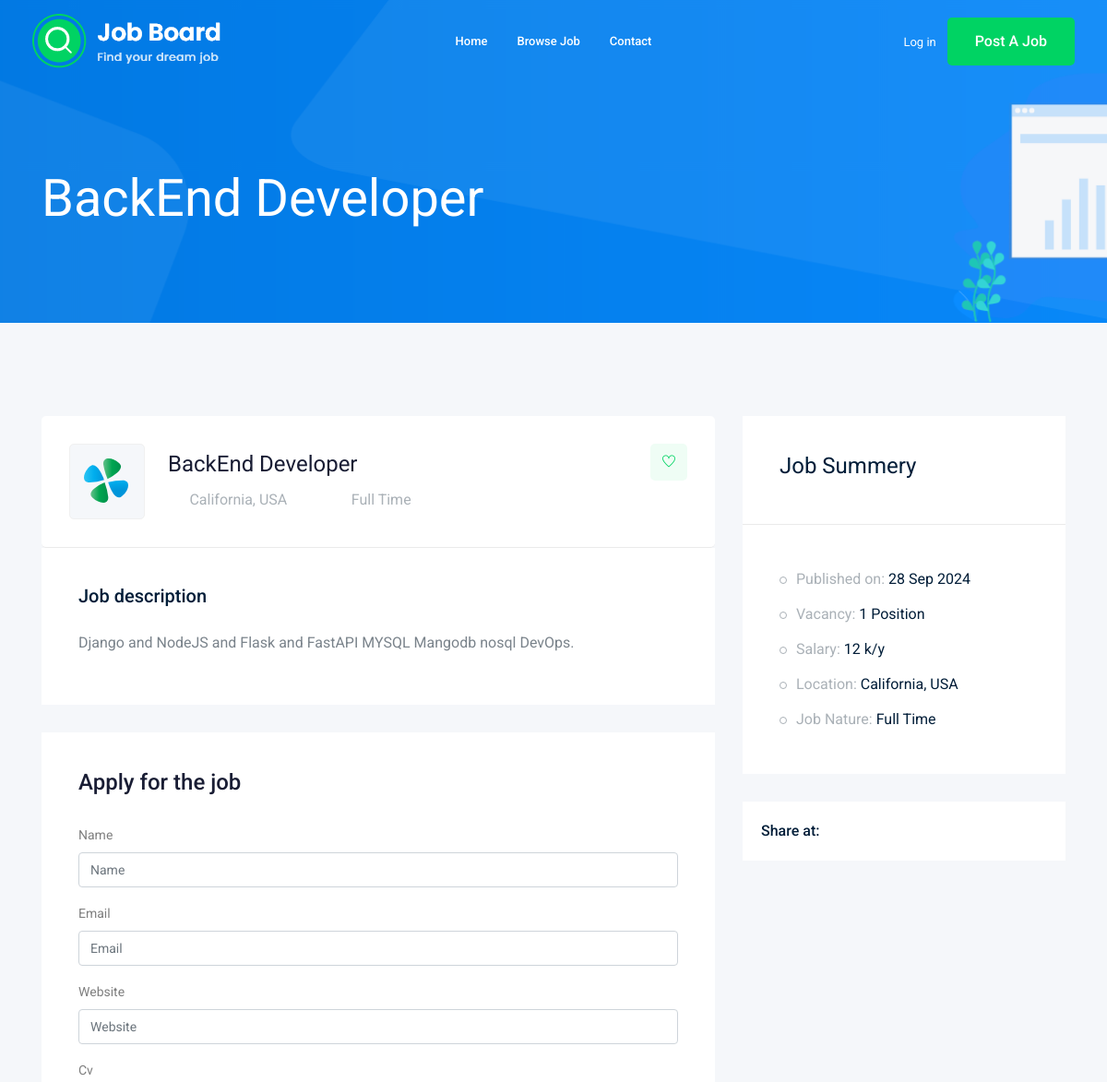
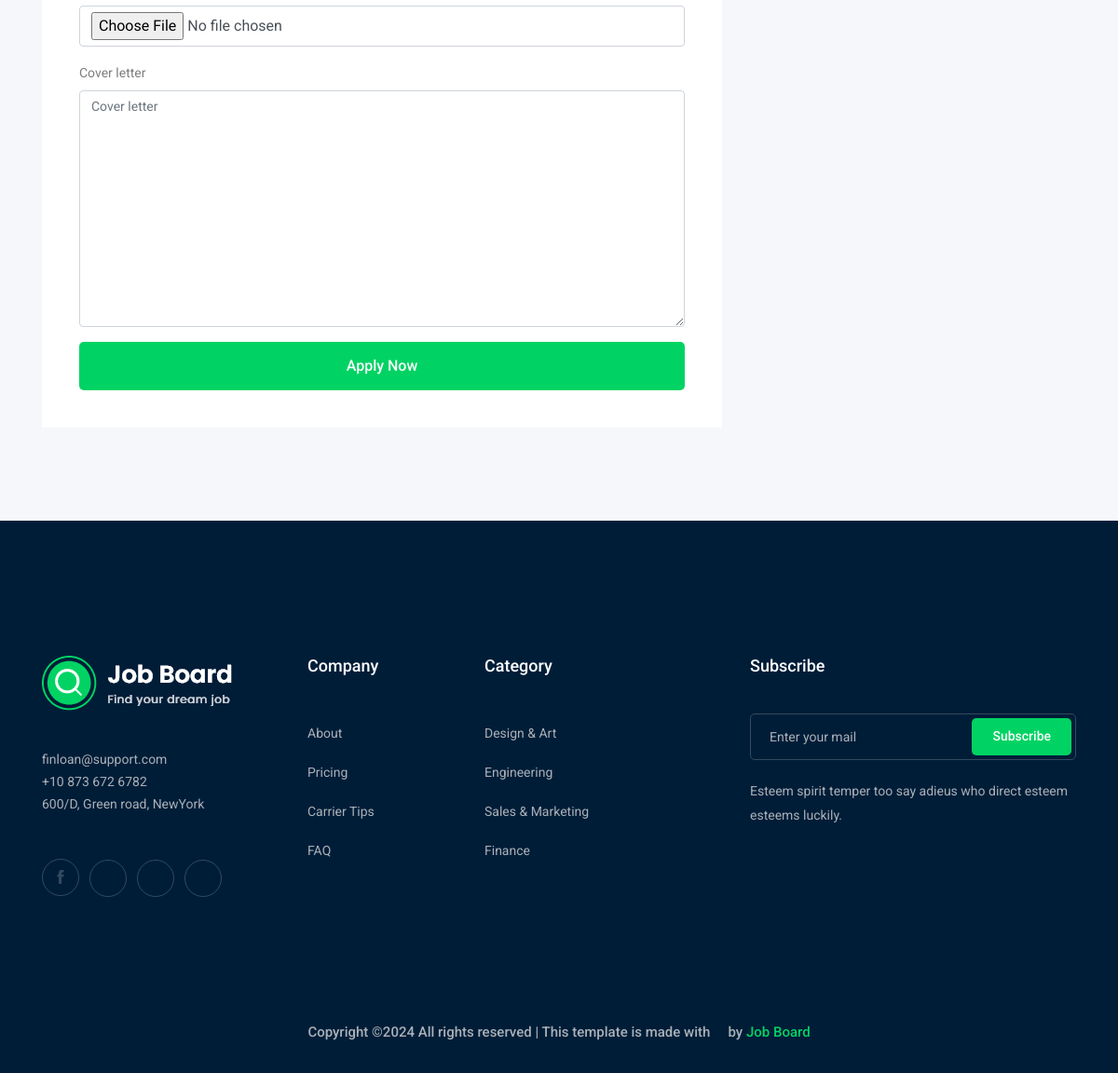
Page /jobs/backend-developer on the committed database (2 pictures, top to bottom).
### job/models.py (models this page shows, shortened)
class Job(models.Model):
    owner = models.ForeignKey(User, related_name='job_owner', on_delete=models.CASCADE) #ُError: NameError: name 'User' is not defined
    title = models.CharField(max_length=100) # Column
    job_type = models.CharField(max_length=100 ,choices=JOB_TYPE)
    description= models.TextField(max_length=1000)
    published_at= models.DateTimeField(auto_now=True)
    Vacancy= models.IntegerField(default=1)
    salary= models.IntegerField(default=0)
    experience= models.IntegerField(default=0)
    category= models.ForeignKey('Category',on_delete=models.CASCADE)
    image= models.ImageField(upload_to=image_upload)
    slug = models.SlugField(blank=True,null=True)
    def __str__(self):
        return self.title

### job/views.py (the view)
# urls.py: path('<str:slug>',views.job_detail ,name='job_detail'),
def job_detail(request,slug) :
    job_detail=Job.objects.get(slug=slug)
    if request.method == 'POST':
        form = ApplyForm(request.POST,request.FILES)
        if form.is_valid():
            myform = form.save(commit=False)
            myform.job = job_detail
            myform.save()
    else:
        form = ApplyForm()
    context= {'job':job_detail ,'form':form} # template context name
    return render(request,'job/job_details.html',context)

### job/form.py
class ApplyForm(forms.ModelForm):
    class Meta:
        model = Apply
        fields = ['name','email','website','cv','cover_letter']

### job/templates/job/job_details.html (shortened to what this page needs)
{% extends "base.html" %}
{% load bootstrap4 %}
{% block body %}
    <div class="bradcam_area bradcam_bg_1">
        <div class="container">
            <div class="row">
                <div class="col-xl-12">
                    <div class="bradcam_text">
                        <h3>{{ job }}</h3>
                    </div>
                </div>
            </div>
        </div>
    </div>
    <div class="job_details_area">
        <div class="container">
            <div class="row">
                <div class="col-lg-8">
                    <div class="job_details_header">
                        <div class="single_jobs white-bg d-flex justify-content-between">
                            <div class="jobs_left d-flex align-items-center">
                                <div class="thumb">
                                    <img src="img/svg_icon/1.svg" alt="">
                                </div>
                                <div class="jobs_conetent">
                                    <a href="#"><h4>{{ job }}</h4></a>
                                    <div class="links_locat d-flex align-items-center">
                                        <div class="location">
                                            <p> <i class="fa fa-map-marker"></i> California, USA</p>
                                        </div>
                                        <div class="location">
                                            <p> <i class="fa fa-clock-o"></i>{{ job.job_type }}</p>
                                        </div>
                                    </div>
                                </div>
                            </div>
                            <div class="jobs_right">
                                <div class="apply_now">
                                    <a class="heart_mark" href="#"> <i class="ti-heart"></i> </a>
                                </div>
                            </div>
                        </div>
                    </div>
                    <div class="descript_wrap white-bg">
                        <div class="single_wrap">
                            <h4>Job description</h4>
                            <p>{{ job.description }}.</p>
                        </div>
                    </div>
                    <div class="apply_job_form white-bg">
                        <h4>Apply for the job</h4>
                        <form action="#" method="POST" enctype="multipart/form-data">
                            {% bootstrap_form form %}
                            {% buttons %}
                            <button class="boxed-btn3 w-100" type="submit">Apply Now</button>
                            {% endbuttons %}
                        </form>
                    </div>
                </div>
                <div class="col-lg-4">
                    <div class="job_sumary">
                        <div class="summery_header">
                            <h3>Job Summery</h3>
                        </div>
                        <div class="job_content">
                            <ul>
                                <li>Published on: <span>{{ job.published_at|date:'d M o'}}</span></li>
                                <li>Vacancy: <span>{{ job.Vacancy }} Position</span></li>
                                <li>Salary: <span> {{ job.salary}} k/y</span></li>
                                <li>Location: <span>California, USA</span></li>
                                <li>Job Nature: <span> {{ job.job_type }}</span></li>
                            </ul>
                        </div>
                    </div>
                    <div class="share_wrap d-flex">
                        <span>Share at:</span>
                        <ul>
                            <li><a href="#"> <i class="fa fa-facebook"></i></a> </li>
                            <li><a href="#"> <i class="fa fa-google-plus"></i></a> </li>
                            <li><a href="#"> <i class="fa fa-twitter"></i></a> </li>
                            <li><a href="#"> <i class="fa fa-envelope"></i></a> </li>
                        </ul>
                    </div>
                    <div class="job_location_wrap">
                        <div class="job_lok_inner">
                            <div id="map" style="height: 200px;"></div>
                          </div>
                    </div>
                </div>
            </div>
        </div>
    </div>
{% endblock body %}

### rows in the picture
Job: title "BackEnd Developer", job_type "Full Time", description "Django and NodeJS and Flask and FastAPI MYSQL Mangodb nosql DevOps", published_at "28 Sep 2024", Vacancy "1", salary "12"
